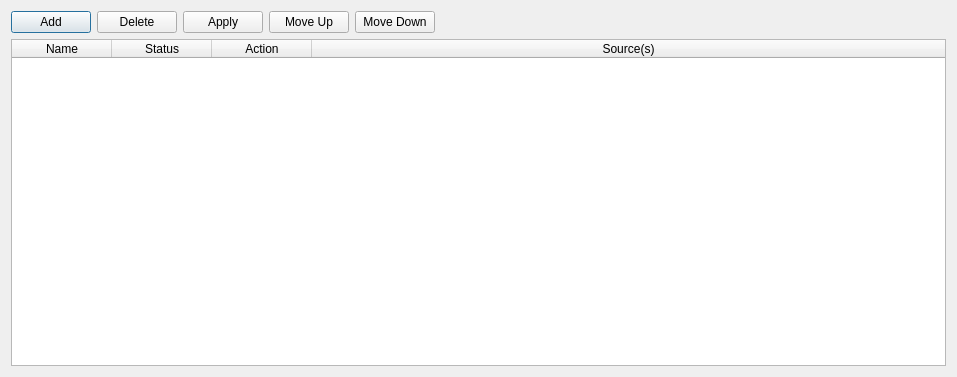
<?xml version="1.0" encoding="UTF-8"?>
<ui version="4.0">
 <class>rulesWindow</class>
 <widget class="QDialog" name="rulesWindow">
  <property name="enabled">
   <bool>true</bool>
  </property>
  <property name="geometry">
   <rect>
    <x>0</x>
    <y>0</y>
    <width>957</width>
    <height>377</height>
   </rect>
  </property>
  <property name="sizePolicy">
   <sizepolicy hsizetype="Maximum" vsizetype="Maximum">
    <horstretch>0</horstretch>
    <verstretch>0</verstretch>
   </sizepolicy>
  </property>
  <property name="windowTitle">
   <string>DeClutter: Rules</string>
  </property>
  <property name="windowIcon">
   <iconset>
    <normaloff>DeClutter.ico</normaloff>DeClutter.ico</iconset>
  </property>
  <property name="sizeGripEnabled">
   <bool>false</bool>
  </property>
  <property name="modal">
   <bool>false</bool>
  </property>
  <layout class="QVBoxLayout" name="verticalLayout">
   <item>
    <layout class="QVBoxLayout" name="verticalLayout_2">
     <item>
      <layout class="QHBoxLayout" name="horizontalLayout">
       <item>
        <widget class="QPushButton" name="addRule">
         <property name="text">
          <string>Add</string>
         </property>
        </widget>
       </item>
       <item>
        <widget class="QPushButton" name="deleteRule">
         <property name="text">
          <string>Delete</string>
         </property>
        </widget>
       </item>
       <item>
        <widget class="QPushButton" name="applyRule">
         <property name="text">
          <string>Apply</string>
         </property>
        </widget>
       </item>
       <item>
        <widget class="QPushButton" name="moveUp">
         <property name="text">
          <string>Move Up</string>
         </property>
        </widget>
       </item>
       <item>
        <widget class="QPushButton" name="moveDown">
         <property name="text">
          <string>Move Down</string>
         </property>
        </widget>
       </item>
       <item>
        <spacer name="horizontalSpacer">
         <property name="orientation">
          <enum>Qt::Horizontal</enum>
         </property>
         <property name="sizeHint" stdset="0">
          <size>
           <width>40</width>
           <height>20</height>
          </size>
         </property>
        </spacer>
       </item>
      </layout>
     </item>
     <item>
      <widget class="QTableWidget" name="rulesTable">
       <property name="sizeAdjustPolicy">
        <enum>QAbstractScrollArea::AdjustToContents</enum>
       </property>
       <property name="editTriggers">
        <set>QAbstractItemView::NoEditTriggers</set>
       </property>
       <property name="alternatingRowColors">
        <bool>true</bool>
       </property>
       <property name="columnCount">
        <number>4</number>
       </property>
       <attribute name="horizontalHeaderStretchLastSection">
        <bool>true</bool>
       </attribute>
       <column>
        <property name="text">
         <string>Name</string>
        </property>
       </column>
       <column>
        <property name="text">
         <string>Status</string>
        </property>
       </column>
       <column>
        <property name="text">
         <string>Action</string>
        </property>
       </column>
       <column>
        <property name="text">
         <string>Source(s)</string>
        </property>
       </column>
      </widget>
     </item>
    </layout>
   </item>
  </layout>
 </widget>
 <resources/>
 <connections/>
</ui>
